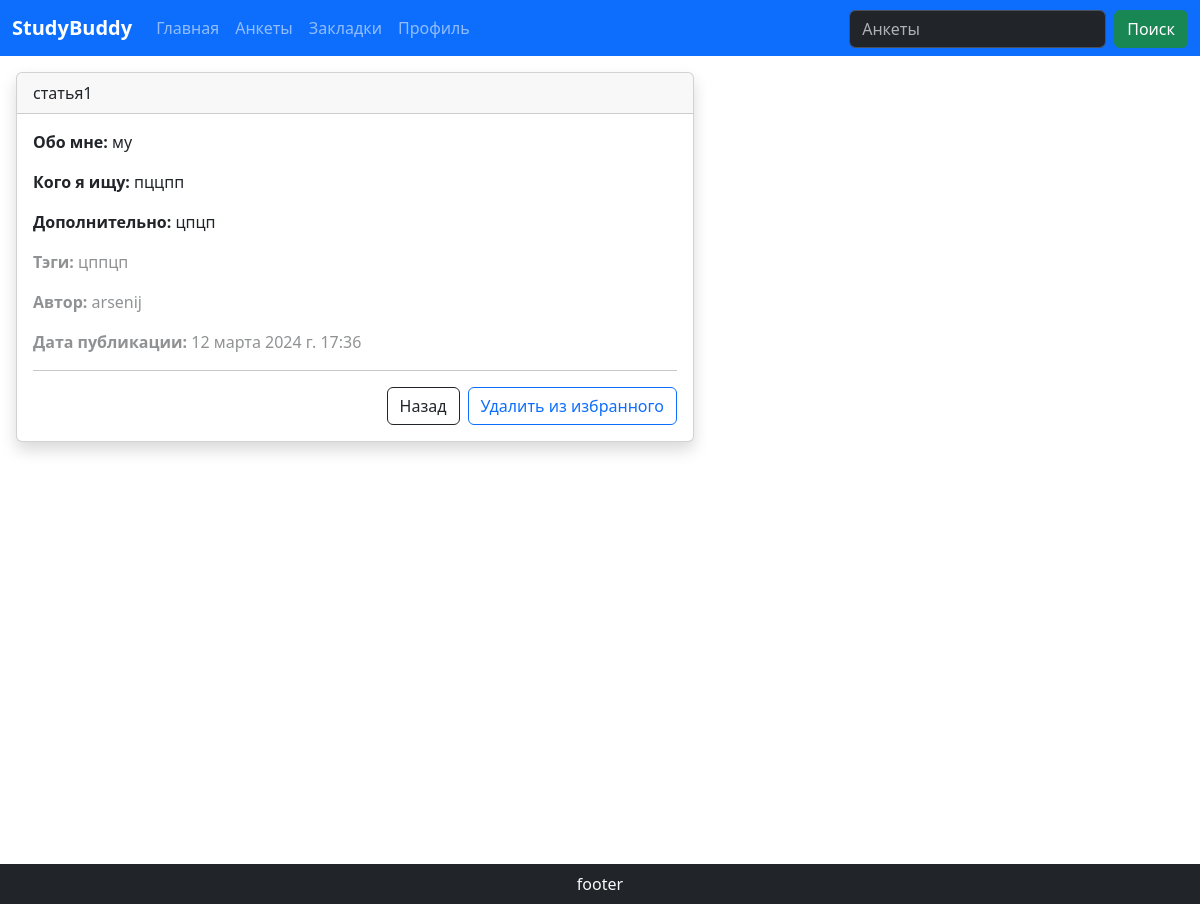
Page /posts/1 (signed in) on the committed database.
### postsapp/models.py (models this page shows, shortened)
class Post(models.Model):
    author = models.ForeignKey(User, on_delete=models.CASCADE)
    title = models.CharField(max_length=70)
    about = models.CharField(max_length=250)
    goalperson = models.CharField(max_length=250)
    additional = models.CharField(max_length=150)
    tags = models.CharField(max_length=30)
    created_date = models.DateTimeField(default=timezone.now)
    published_date = models.DateTimeField(blank=True, null=True)

### postsapp/views.py (the view)
# urls.py: path("<int:pk>", views.postsDetailView.as_view(), name="posts-detail"),
class postsDetailView(DetailView):
    model = Post
    template_name = "postsapp/postsDetailViewTemplate.html"
    context_object_name = "post"
    def get_context_data(self, **kwargs):
        context = super().get_context_data(**kwargs)
        context["title"] = context["post"].title
        context['is_favorite'] = FavoritePost.objects.filter(user=self.request.user, post=self.get_object()).exists()
        return context

### postsapp/templates/postsapp/postsDetailViewTemplate.html (shortened to what this page needs)
{% extends 'layout.html' %}
{% load static %}
{% block body %}
<div class="m-3" xmlns="http://www.w3.org/1999/html">
  <div class="row g-2">
    <div class="col-12 col-md-7 text-justify">
      <div class="card shadow">
        <div class="card-header">
          <span class="fs-6 fw-medium">{{ post.title }}</span>
        </div>
        <div class="card-body text-justify">
          <p class="fs-6"><b>Обо мне: </b> {{post.about}}</p>
          <p class="fs-6"><b>Кого я ищу: </b> {{post.goalperson}}</p>
          <p class="fs-6"><b>Дополнительно: </b> {{post.additional}}</p>
          <p class="opacity-50"><b>Тэги:</b> {{post.tags}}</p>
          <p class="opacity-50"><b>Автор: </b> {{post.author}}</p>
          <p class="opacity-50"><b>Дата публикации:</b> {{post.published_date}}</p>
          <hr />
          <div class="d-flex justify-content-end">
            <input type=button value="Назад" class="btn btn-outline-dark me-2"
              onclick="history.go(-1)">
            {% if is_favorite %}
            <form action="{% url 'del_from_favorites' post.id %}" method="post">
              <input type="submit" class="btn btn-outline-primary" value="Удалить из избранного">
            </form>
            {% else %}
            <form action="{% url 'add_to_favorites' post.id %}" method="post">
              {% csrf_token %}
              <input type="submit" class="btn btn-success" value="Добавить в избранное">
            </form>
            {% endif %}
          </div>
        </div>
      </div>
    </div>
  </div>
</div>
{% endblock %}

### rows in the picture
Post: title "статья1", about "му", goalperson "пццпп", additional "цпцп", tags "цппцп", author "arsenij", published_date "12 марта 2024 г. 17:36"
